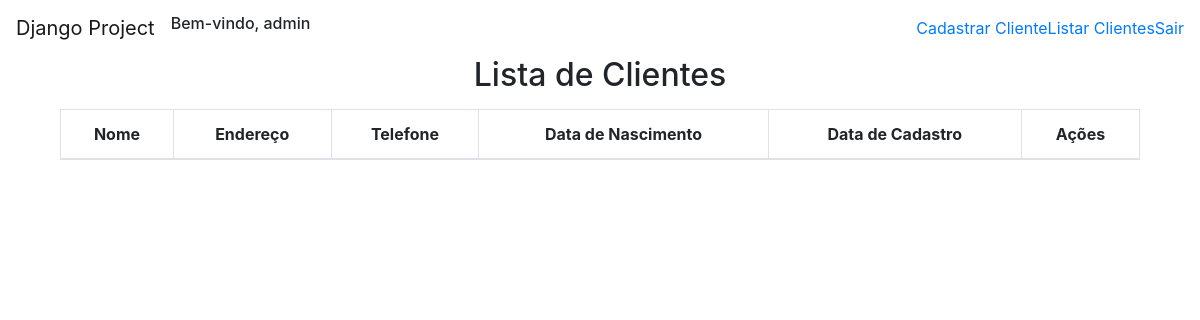
Before: / (signed in) with the older database file.
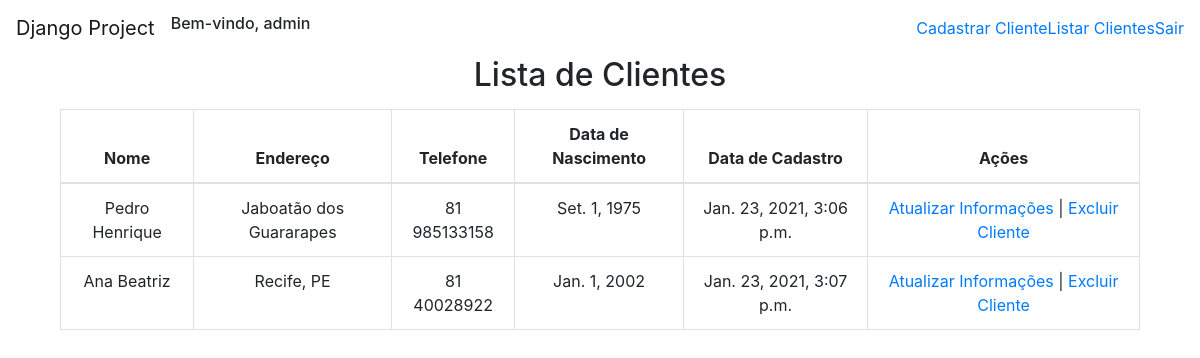
After: the same page with the newer database file.
### application/models.py (models this page shows, shortened)
class Cliente(models.Model):
    nome = models.CharField(max_length=100)
    endereco = models.CharField(max_length=200)
    telefone = models.CharField(max_length=15)
    data_nascimento = models.DateField()
    data_cadastro = models.DateTimeField(default=timezone.now)
    def get_absolute_url_update(self):
        return reverse('atualizarCliente', args=[self.pk])
    def get_absolute_url_delete(self):
        return reverse('excluirCliente', args=[self.pk])
    class Meta:
        ordering = ('data_cadastro',)

### application/views.py (the view)
# urls.py: path('', views.ClienteListView.as_view(), name='listarClientes'),
class ClienteListView(LoginRequiredMixin, ListView):
    login_url = reverse_lazy('login')
    model = Cliente
    template_name = 'cliente/listarClientes.html'

### application/templates/cliente/listarClientes.html (shortened to what this page needs)
{% extends 'base.html' %}
{% block content %}
    <div class="listaClientes">
        <div>
            <h2>Lista de Clientes</h2>
        </div>
        <table class="table table-bordered">
            <thead>
                <tr>
                    <th>Nome</th>
                    <th>Endereço</th>
                    <th>Telefone</th>
                    <th>Data de Nascimento</th>
                    <th>Data de Cadastro</th>
                    <th>Ações</th>
                </tr>
            </thead>
            <tbody>
                {% for cliente in object_list %}
                    <tr>
                        <td>{{cliente.nome}}</td>
                        <td>{{cliente.endereco}}</td>
                        <td>{{cliente.telefone}}</td>
                        <td>{{cliente.data_nascimento}}</td>
                        <td>{{cliente.data_cadastro}}</td>
                        <td>
                            <a href="{{cliente.get_absolute_url_update}}">Atualizar Informações</a> |
                            <a href="{{cliente.get_absolute_url_delete}}">Excluir Cliente</a>
                        </td>
                    </tr>
                {% endfor %}
            </tbody>
        </table>
    </div>
{% endblock content %}

### templates/base.html (shortened to what this page needs)
{% load static %}
<!DOCTYPE html>
<html lang="pt-br">
<head>
    <link rel="stylesheet" href="{% static 'css/style.css' %}">
    <link rel="stylesheet" href="https://cdn.jsdelivr.net/npm/bootstrap@4.5.3/dist/css/bootstrap.min.css">
</head>
<body>
    {% if user.is_authenticated %}
        <header>
            <nav class="navbar navbar-expand-sm navbar-light navbar-color">
                <div id="nav-target" class="collapse navbar-collapse">
                    <a href="/" id="pagina-inicial" class="navbar-brand" >Django Project</a>
                        <div  class="bem-vindo">
                            <h6>Bem-vindo, {{user.username}}</h6>
                        </div>
                        <ul class="navbar-nav ml-auto">
                            <li class="nav-item">
                                <a href="{% url 'cadastrarCliente' %}" class="menu-link">Cadastrar Cliente</a>
                            </li>
                            <li class="nav-item">
                                <a href="{% url 'listarClientes' %}" class="menu-link">Listar Clientes</a>
                            </li>
                            <li class="nav-item">
                                <a href="{% url 'logout' %}" class="menu-link">Sair</a>
                            </li>
                        </ul>
                </div>
            </nav>
        </header>
    {%else%}
        <header class="login-title">
            <h1>Django Framework</h1>
        </header>
    {% endif %}
    {% block content %}
    {% endblock content %}
</body>
</html>

### statics/css/style.css (style rules this page uses)
.listaClientes { width: 90%; margin: auto; text-align: center; }
.listaClientes h2 { margin-bottom: 15px; }

Changed rows visible on the page:
added Cliente: nome "Pedro Henrique", endereco "Jaboatão dos Guararapes", telefone "81 985133158", data_nascimento "Set. 1, 1975", data_cadastro "Jan. 23, 2021, 3:06 p.m."
added Cliente: nome "Ana Beatriz", endereco "Recife, PE", telefone "81 40028922", data_nascimento "Jan. 1, 2002", data_cadastro "Jan. 23, 2021, 3:07 p.m."
